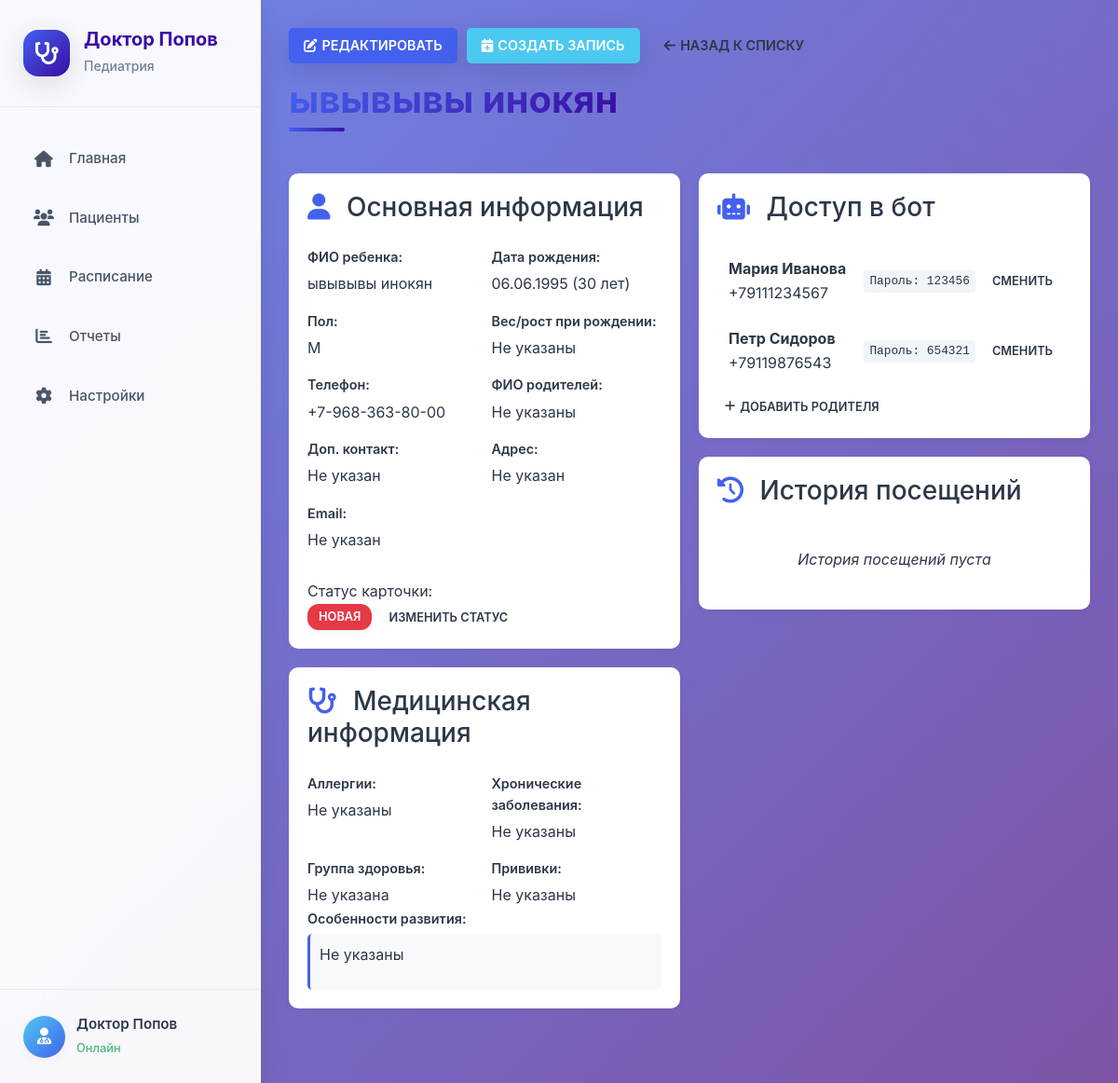
Screenshot of /patients/3 with the database file from the repository.
### app/models.py (models this page shows)
class Patient(Base):
    __tablename__ = "patients"
    id = Column(Integer, primary_key=True, index=True)
    first_name = Column(String(100), nullable=False)
    last_name = Column(String(100), nullable=False)
    birth_date = Column(Date, nullable=False)
    gender = Column(String(10), nullable=False)
    phone = Column(String(20), nullable=False)
    parent_name = Column(String(200))
    parent_phone = Column(String(20))
    address = Column(Text)
    email = Column(String(100))
    birth_weight = Column(Integer)  # в граммах
    birth_height = Column(Integer)  # в см
    allergies = Column(Text)
    chronic_diseases = Column(Text)
    health_group = Column(String(10))
    vaccinations = Column(Text)
    development_notes = Column(Text)
    status = Column(String(20), default="new")  # new, confirmed, archived
    created_at = Column(DateTime, default=datetime.now)
    appointments = relationship("Appointment", back_populates="patient")

class Parent(Base):
    __tablename__ = "parents"
    id = Column(Integer, primary_key=True, index=True)
    phone = Column(String(20), unique=True, nullable=False)
    password = Column(String(100), nullable=False)
    first_name = Column(String(100))
    last_name = Column(String(100))
    created_at = Column(DateTime, default=datetime.now)

### app/main.py (the view)
@app.get("/patients/{patient_id}", response_class=HTMLResponse)
async def patient_detail(request: Request, patient_id: int, db: Session = Depends(get_db)):
    patient = db.query(Patient).filter(Patient.id == patient_id).first()
    if not patient:
        raise HTTPException(status_code=404, detail="Patient not found")
    appointments = db.query(Appointment).filter(Appointment.patient_id == patient_id).order_by(Appointment.date.desc()).all()
    parents = db.query(Parent).all()
    return templates.TemplateResponse("patients/detail.html", {
        "request": request,
        "patient": patient,
        "appointments": appointments,
        "parents": parents
    })

### app/templates/patients/detail.html (shortened to what this page needs)
{% extends "base.html" %}
{% block content %}
<div class="patient-detail">
    <div class="page-header">
        <div class="header-actions">
            <button class="btn btn-primary" onclick="editPatient()">
                <i class="fas fa-edit"></i> РЕДАКТИРОВАТЬ
            </button>
            <button class="btn btn-success" onclick="showCreateAppointmentModal()">
                <i class="fas fa-calendar-plus"></i> СОЗДАТЬ ЗАПИСЬ
            </button>
            <a href="/" class="btn btn-outline">
                <i class="fas fa-arrow-left"></i> НАЗАД К СПИСКУ
            </a>
        </div>
        <h2 class="page-title">{{ patient.last_name }} {{ patient.first_name }}</h2>
    </div>
    <div class="patient-layout">
        <div class="patient-left">
            <div class="info-card">
                <h3><i class="fas fa-user"></i> Основная информация</h3>
                <div class="info-grid">
                    <div class="info-item">
                        <label>ФИО ребенка:</label>
                        <span>{{ patient.last_name }} {{ patient.first_name }}</span>
                    </div>
                    <div class="info-item">
                        <label>Дата рождения:</label>
                        <span>
                            {% if patient.birth_date %}
                                {{ patient.birth_date.strftime('%d.%m.%Y') }} ({{ calculate_age(patient.birth_date) }} лет)
                            {% else %}
                                Не указана
                            {% endif %}
                        </span>
                    </div>
                    <div class="info-item">
                        <label>Пол:</label>
                        <span>{% if patient.gender %}{{ patient.gender }}{% else %}Не указан{% endif %}</span>
                    </div>
                    <div class="info-item">
                        <label>Вес/рост при рождении:</label>
                        <span>
                            {% if patient.birth_weight and patient.birth_height %}
                                {{ patient.birth_weight }}г/{{ patient.birth_height }}см
                            {% else %}
                                Не указаны
                            {% endif %}
                        </span>
                    </div>
                    <div class="info-item">
                        <label>Телефон:</label>
                        <span>{{ patient.phone or 'Не указан' }}</span>
                    </div>
                    <div class="info-item">
                        <label>ФИО родителей:</label>
                        <span>{{ patient.parent_name or 'Не указаны' }}</span>
                    </div>
                    <div class="info-item">
                        <label>Доп. контакт:</label>
                        <span>{{ patient.parent_phone or 'Не указан' }}</span>
                    </div>
                    <div class="info-item">
                        <label>Адрес:</label>
                        <span>{{ patient.address or 'Не указан' }}</span>
                    </div>
                    <div class="info-item">
                        <label>Email:</label>
                        <span>{{ patient.email or 'Не указан' }}</span>
                    </div>
                </div>
                <div class="status-section">
                    <label>Статус карточки:</label>
                    <div class="status-badges">
                        <span class="status-badge {% if patient.status == 'new' %}status-new{% else %}status-confirmed{% endif %}">
                            {% if patient.status == 'new' %}НОВАЯ{% else %}ПОДТВЕРЖДЕНА{% endif %}
                        </span>
                        <button class="btn btn-sm btn-outline" onclick="changePatientStatus()">ИЗМЕНИТЬ СТАТУС</button>
                    </div>
                </div>
            </div>
            <div class="info-card">
                <h3><i class="fas fa-stethoscope"></i> Медицинская информация</h3>
                <div class="info-grid">
                    <div class="info-item">
                        <label>Аллергии:</label>
                        <span>{{ patient.allergies or 'Не указаны' }}</span>
                    </div>
                    <div class="info-item">
                        <label>Хронические заболевания:</label>
                        <span>{{ patient.chronic_diseases or 'Не указаны' }}</span>
                    </div>
                    <div class="info-item">
                        <label>Группа здоровья:</label>
                        <span>{{ patient.health_group or 'Не указана' }}</span>
                    </div>
                    <div class="info-item">
                        <label>Прививки:</label>
                        <span>{{ patient.vaccinations or 'Не указаны' }}</span>
                    </div>
                </div>
                <div class="info-item full-width">
                    <label>Особенности развития:</label>
                    <div class="development-notes">{{ patient.development_notes or 'Не указаны' }}</div>
                </div>
            </div>
        </div>
        <div class="patient-right">
            <div class="info-card">
                <h3><i class="fas fa-robot"></i> Доступ в бот</h3>
                <div class="parents-list">
                    {% for parent in parents %}
                    <div class="parent-item">
                        <div class="parent-info">
                            <strong>{{ parent.first_name }} {{ parent.last_name }}</strong>
                            <div class="parent-phone">{{ parent.phone }}</div>
                        </div>
                        <div class="parent-actions">
                            <span class="password">Пароль: {{ parent.password }}</span>
                            <button class="btn btn-sm btn-outline">СМЕНИТЬ</button>
                        </div>
                    </div>
                    {% else %}
                    <div class="empty-state">Родители не привязаны</div>
                    {% endfor %}
                </div>
                <button class="btn btn-sm btn-outline mt-2">
                    <i class="fas fa-plus"></i> ДОБАВИТЬ РОДИТЕЛЯ
                </button>
            </div>
            <div class="info-card">
                <h3><i class="fas fa-history"></i> История посещений</h3>
                <div class="visits-list">
                    {% for appointment in appointments %}
                    <div class="visit-item">
                        <div class="visit-main">
                            <div class="visit-date">{{ appointment.date.strftime('%d.%m.%Y') }} {{ appointment.time }}</div>
                            <div class="visit-type">{{ appointment.type|upper }}</div>
                            <div class="visit-status status-badge {% if appointment.status == 'completed' %}status-completed{% elif appointment.status == 'confirmed' %}status-confirmed{% else %}status-new{% endif %}">
                                {% if appointment.status == 'completed' %}ЗАВЕРШЕНО
                                {% elif appointment.status == 'confirmed' %}ПОДТВЕРЖДЕНО
                                {% else %}НОВАЯ{% endif %}
                            </div>
                        </div>
                        <div class="visit-actions">
                            {% if appointment.status == 'completed' %}
                                <a href="/visit-result/{{ appointment.id }}" class="btn btn-sm btn-primary">
                                    <i class="fas fa-file-medical"></i> Заполнить итог
                                </a>
                            {% else %}
                                <button class="btn btn-sm btn-outline" onclick="fillVisitResult({{ appointment.id }})">
                                    <i class="fas fa-file-medical"></i> Заполнить итог
                                </button>
                            {% endif %}
                            <button class="btn btn-sm btn-outline">
                                <i class="fas fa-eye"></i> Посмотреть детали
                            </button>
                        </div>
                    </div>
                    {% else %}
                    <div class="empty-state">История посещений пуста</div>
                    {% endfor %}
                </div>
            </div>
        </div>
    </div>
</div>
{% endblock %}

### app/static/css/main.css (style rules this page uses)
:root { --primary: #4361ee; --primary-light: #4895ef; --primary-dark: #3a0ca3; --secondary: #f72585; --success: #4cc9f0; --warning: #f8961e; --danger: #e63946; --info: #7209b7; --gradient-primary: linear-gradient(135deg, #4361ee 0%, #3a0ca3 100%); --gradient-secondary: linear-gradient(135deg, #f72585 0%, #b5179e 100%); --gradient-success: linear-gradient(135deg, #4cc9f0 0%, #4361ee 100%); --gradient-bg: linear-gradient(135deg, #667eea 0%, #764ba2 100%); --gradient-card: linear-gradient(135deg, #ffffff 0%, #f8f9fa 100%); --shadow-sm: 0 2px 10px rgba(0, 0, 0, 0.05); --shadow-md: 0 8px 30px rgba(0, 0, 0, 0.12); --shadow-lg: 0 20px 60px rgba(0, 0, 0, 0.15); --shadow-hover: 0 15px 40px rgba(67, 97, 238, 0.2); --border-radius: 16px; --border-radius-sm: 12px; --border-radius-lg: 20px; --transition: all 0.4s cubic-bezier(0.25, 0.46, 0.45, 0.94); }
* { margin: 0; padding: 0; box-sizing: border-box; }
body { font-family: 'Inter', -apple-system, BlinkMacSystemFont, sans-serif; font-weight: 400; line-height: 1.6; color: #2d3748; overflow-x: hidden; background: #f8fafc; }
.page-header { margin-bottom: 40px; animation: slideDown 0.8s ease; }
.page-title { font-size: 2.5rem; font-weight: 700; background: var(--gradient-primary); -webkit-background-clip: text; -webkit-text-fill-color: transparent; background-clip: text; margin-bottom: 15px; position: relative; display: inline-block; }
.page-title::after { content: ''; position: absolute; bottom: -10px; left: 0; width: 60px; height: 4px; background: var(--gradient-primary); border-radius: 2px; }
.header-actions { display: flex; gap: 15px; margin-bottom: 25px; flex-wrap: wrap; }
.btn { padding: 12px 24px; border-radius: var(--border-radius-sm); font-weight: 600; font-size: 0.95rem; text-decoration: none; display: inline-flex; align-items: center; gap: 8px; border: none; cursor: pointer; transition: var(--transition); position: relative; overflow: hidden; }
.btn::before { content: ''; position: absolute; top: 0; left: -100%; width: 100%; height: 100%; background: linear-gradient(90deg, transparent, rgba(255,255,255,0.2), transparent); transition: var(--transition); }
.btn-primary { background: var(--gradient-primary); color: white; box-shadow: var(--shadow-md); }
.btn-success { background: var(--gradient-success); color: white; box-shadow: var(--shadow-md); }
.btn-outline { background: transparent; border: 2px solid var(--primary); color: var(--primary); }
.btn-sm { padding: 8px 16px; font-size: 0.875rem; }
.status-badge { padding: 6px 16px; border-radius: 20px; font-size: 0.8rem; font-weight: 600; text-align: center; box-shadow: var(--shadow-sm); transition: var(--transition); }
.status-badge.status-new { background: var(--gradient-secondary); color: white; }

### rows the page displays
Patient: last_name "ывывывы", first_name "инокян", birth_date "06.06.1995", birth_date "30", gender "М", phone "+7-968-363-80-00", parent_name "Не указаны", parent_phone "Не указан", address "Не указан", email "Не указан", allergies "Не указаны", chronic_diseases "Не указаны", health_group "Не указана", vaccinations "Не указаны", development_notes "Не указаны"
Parent: first_name "Мария", last_name "Иванова", phone "+79111234567", password "123456"
Parent: first_name "Петр", last_name "Сидоров", phone "+79119876543", password "654321"
